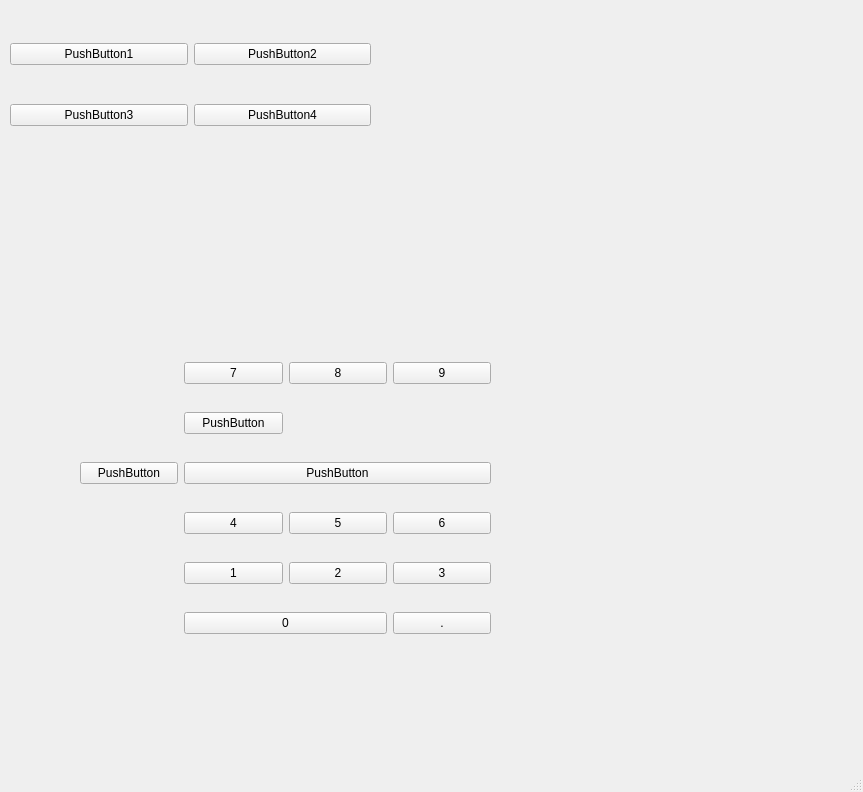
<?xml version="1.0" encoding="UTF-8"?>
<ui version="4.0">
 <class>MainWindow</class>
 <widget class="QMainWindow" name="MainWindow">
  <property name="geometry">
   <rect>
    <x>0</x>
    <y>0</y>
    <width>863</width>
    <height>792</height>
   </rect>
  </property>
  <property name="windowTitle">
   <string>MainWindow</string>
  </property>
  <widget class="QWidget" name="centralwidget">
   <widget class="QWidget" name="">
    <property name="geometry">
     <rect>
      <x>10</x>
      <y>10</y>
      <width>361</width>
      <height>151</height>
     </rect>
    </property>
    <layout class="QGridLayout" name="gridLayout">
     <item row="0" column="0">
      <widget class="QPushButton" name="pushButton">
       <property name="text">
        <string>PushButton1</string>
       </property>
      </widget>
     </item>
     <item row="0" column="1">
      <widget class="QPushButton" name="pushButton_2">
       <property name="text">
        <string>PushButton2</string>
       </property>
      </widget>
     </item>
     <item row="1" column="0">
      <widget class="QPushButton" name="pushButton_3">
       <property name="text">
        <string>PushButton3</string>
       </property>
      </widget>
     </item>
     <item row="1" column="1">
      <widget class="QPushButton" name="pushButton_4">
       <property name="text">
        <string>PushButton4</string>
       </property>
      </widget>
     </item>
    </layout>
   </widget>
   <widget class="QWidget" name="">
    <property name="geometry">
     <rect>
      <x>80</x>
      <y>340</y>
      <width>411</width>
      <height>321</height>
     </rect>
    </property>
    <layout class="QGridLayout" name="gridLayout_2">
     <item row="5" column="3">
      <widget class="QPushButton" name="pushButton_15">
       <property name="text">
        <string>.</string>
       </property>
      </widget>
     </item>
     <item row="4" column="2">
      <widget class="QPushButton" name="pushButton_12">
       <property name="text">
        <string>2</string>
       </property>
      </widget>
     </item>
     <item row="5" column="1" colspan="2">
      <widget class="QPushButton" name="pushButton_14">
       <property name="text">
        <string>0</string>
       </property>
      </widget>
     </item>
     <item row="4" column="3">
      <widget class="QPushButton" name="pushButton_13">
       <property name="text">
        <string>3</string>
       </property>
      </widget>
     </item>
     <item row="2" column="1" colspan="3">
      <widget class="QPushButton" name="pushButton_16">
       <property name="text">
        <string>PushButton</string>
       </property>
      </widget>
     </item>
     <item row="1" column="1">
      <widget class="QPushButton" name="pushButton_17">
       <property name="text">
        <string>PushButton</string>
       </property>
      </widget>
     </item>
     <item row="3" column="2">
      <widget class="QPushButton" name="pushButton_9">
       <property name="text">
        <string>5</string>
       </property>
      </widget>
     </item>
     <item row="3" column="3">
      <widget class="QPushButton" name="pushButton_10">
       <property name="text">
        <string>6</string>
       </property>
      </widget>
     </item>
     <item row="4" column="1">
      <widget class="QPushButton" name="pushButton_11">
       <property name="text">
        <string>1</string>
       </property>
      </widget>
     </item>
     <item row="0" column="3">
      <widget class="QPushButton" name="pushButton_7">
       <property name="text">
        <string>9</string>
       </property>
      </widget>
     </item>
     <item row="3" column="1">
      <widget class="QPushButton" name="pushButton_8">
       <property name="text">
        <string>4</string>
       </property>
      </widget>
     </item>
     <item row="0" column="2">
      <widget class="QPushButton" name="pushButton_6">
       <property name="text">
        <string>8</string>
       </property>
      </widget>
     </item>
     <item row="0" column="1">
      <widget class="QPushButton" name="pushButton_5">
       <property name="text">
        <string>7</string>
       </property>
      </widget>
     </item>
     <item row="1" column="0" rowspan="3">
      <widget class="QPushButton" name="pushButton_18">
       <property name="text">
        <string>PushButton</string>
       </property>
      </widget>
     </item>
    </layout>
   </widget>
  </widget>
  <widget class="QMenuBar" name="menubar">
   <property name="geometry">
    <rect>
     <x>0</x>
     <y>0</y>
     <width>863</width>
     <height>26</height>
    </rect>
   </property>
  </widget>
  <widget class="QStatusBar" name="statusbar"/>
 </widget>
 <resources/>
 <connections/>
</ui>
